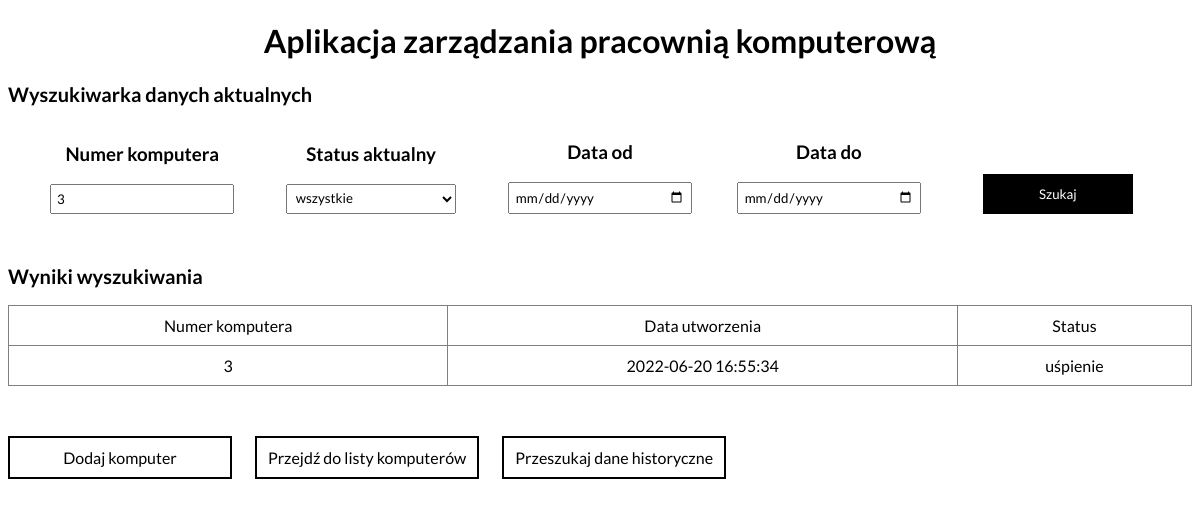
The page /search.php?number=3 on the database its author committed.
### tables this page shows
CREATE TABLE `object` (
  `number` int(11) NOT NULL,
  `dateCreated` datetime NOT NULL DEFAULT current_timestamp(),
  `status` int(11) NOT NULL
);

### search.php (the view, shortened to what this page needs)
<?php
class searchObjects{
	private $number = '';
	public function show(){
		if( isset($_GET['number']) || isset($_GET['status']) || isset($_GET['dateFrom']) || isset($_GET['dateTo'])){
			if(isset($_GET['number']) && ctype_digit($_GET['number'])){
				$this->number = $_GET['number'];
			}
			$zapytanie = "SELECT DISTINCT o.number, o.dateCreated, o.status FROM object as o, history as h WHERE o.number=h.number";
			if($this->number!='') $zapytanie .= " AND o.number='$this->number' ";
			require_once "connect.php";
			try {
				$pol = new mysqli($host,$db_user,$db_password,$db_name);
				if($pol->connect_errno!=0)
				{
					throw new Exception(mysqli_connect_errno());
				}
				else
				{
					if($rezultat = $pol->query($zapytanie))
					{
						$ilerekordow=$rezultat->num_rows;
						if($ilerekordow>0)
						{
							$content =  '<table>';
							$content .= '<thead> <td>Numer komputera</td> <td>Data utworzenia</td> <td>Status</td></thead>';
							$content .= '<tbody>';
							while($row=$rezultat->fetch_assoc())
							{
								$number = $row['number'];
								$dateCreated = $row['dateCreated'];
								$status = $row['status'];
								$content .= '<tr> <td>'.$number.'</td> <td>'.$dateCreated.'</td> <td>';
										if($status == 4) $content .= 'uśpienie';
								$content .= '</td>';
								$content .= '</tr>';
							}
							$content .= '</tbody>';
							$content .= '</table>';
							return '<h2>Wyniki wyszukiwania</h2>'.$content;
						} else {
							return 'Brak wyników';
						}
					} else return 'Brak danych';
				}
			} catch (Exceptions $e)
			{
				return "Błąd wyświetlania strony. Prosimy spróbować za kilka minut";
			}
		}
	}
}
?>
<!DOCTYPE HTML>
<html lang="pl">
<head>
	<link rel="stylesheet" href="style.css" type="text/css"/>
</head>
<body>
	<h1>Aplikacja zarządzania pracownią komputerową</h1>
	<div class="container">
	<h2>Wyszukiwarka danych aktualnych</h2>
	<form method="get">
		<div class="grid">
			<div class="grid-row">
				<h3>Numer komputera</h3>
				<input type="number" name="number" value="<?php if(isset($_GET['number'])) echo $_GET['number']; ?>"/>
			</div>
			<div class="grid-row">
				<h3>Status aktualny</h3>
				<select name="status">
					<option value="0">wszystkie</option>
				</select>
			</div>
			<div class="grid-row">
				<h3>Data od</h3>
				<input type="date" name="dateFrom"  value="<?php if(isset($_GET['dateFrom'])) echo $_GET['dateFrom']; ?>"/>
			</div>
			<div class="grid-row">
				<h3>Data do</h3>
				<input type="date" name="dateTo"  value="<?php if(isset($_GET['dateTo'])) echo $_GET['dateTo']; ?>"/>
			</div>
			<div class="grid-row">
				<button>Szukaj </button>
			</div>
		</div>
	</form>
	<?php
		$search = new searchObjects();
		echo $search->show();
	?>
	</div>
	<div class="nav">
		<a class="link" href="addComputer.php">Dodaj komputer</a>
		<a class="link" href="index.php">Przejdź do listy komputerów</a>
		<a class="link" href="searchHistory.php">Przeszukaj dane historyczne</a>
	</div>
</body>
</html>

### style.css (style rules this page uses)
* { font-family:'Lato'; }
h1 { text-align:center; }
h2 { font-size:20px; }
input { width:calc(100% - 10px - 4px); padding:5px; }
select { width:calc(100%); padding:5px; margin-bottom:5px; }
button { width:150px; height:40px; display:flex; justify-content:center; align-items:center; text-align:center; background-color:black; color:white; cursor:pointer; outline:none; border:none; margin: auto; }
table { width:100%; }
table,tr,td { border:1px solid gray; border-collapse: collapse; text-align:center; }
td { padding:10px; }
.link { display:inline-block; background-color:white; color:black; border:2px solid black; padding:10px 10px; width:200px; text-decoration:none; text-align:center; margin-bottom:20px; margin-right:20px; margin-top:50px; }
.grid { display:flex; width:100%; justify-content: space-evenly; align-items: flex-end; margin-bottom:50px; }
.grid-row { display:flex; flex-direction:column; justify-content:center; align-items:center; width:16%; }
.grid-row>input, .grid-row>select { width:90%; margin:0; }

### rows shown on the page
object: number "3", dateCreated "2022-06-20 16:55:34", value "uśpienie"
